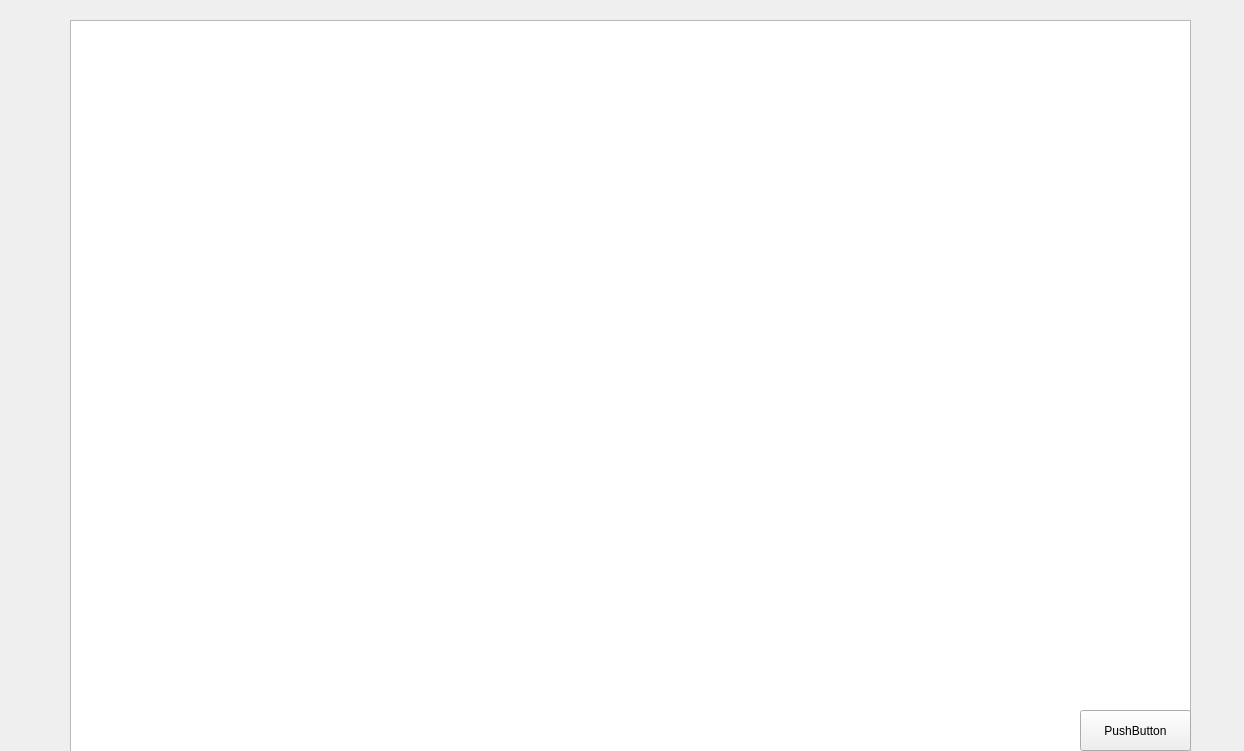
<?xml version="1.0" encoding="UTF-8"?>
<ui version="4.0">
 <class>Widget</class>
 <widget class="QWidget" name="Widget">
  <property name="geometry">
   <rect>
    <x>0</x>
    <y>0</y>
    <width>1244</width>
    <height>751</height>
   </rect>
  </property>
  <property name="windowTitle">
   <string>Widget</string>
  </property>
  <widget class="QGraphicsView" name="graphicsView">
   <property name="geometry">
    <rect>
     <x>70</x>
     <y>20</y>
     <width>1121</width>
     <height>841</height>
    </rect>
   </property>
  </widget>
  <widget class="QPushButton" name="pushButton">
   <property name="geometry">
    <rect>
     <x>1080</x>
     <y>710</y>
     <width>111</width>
     <height>41</height>
    </rect>
   </property>
   <property name="text">
    <string>PushButton</string>
   </property>
  </widget>
 </widget>
 <resources/>
 <connections/>
</ui>
